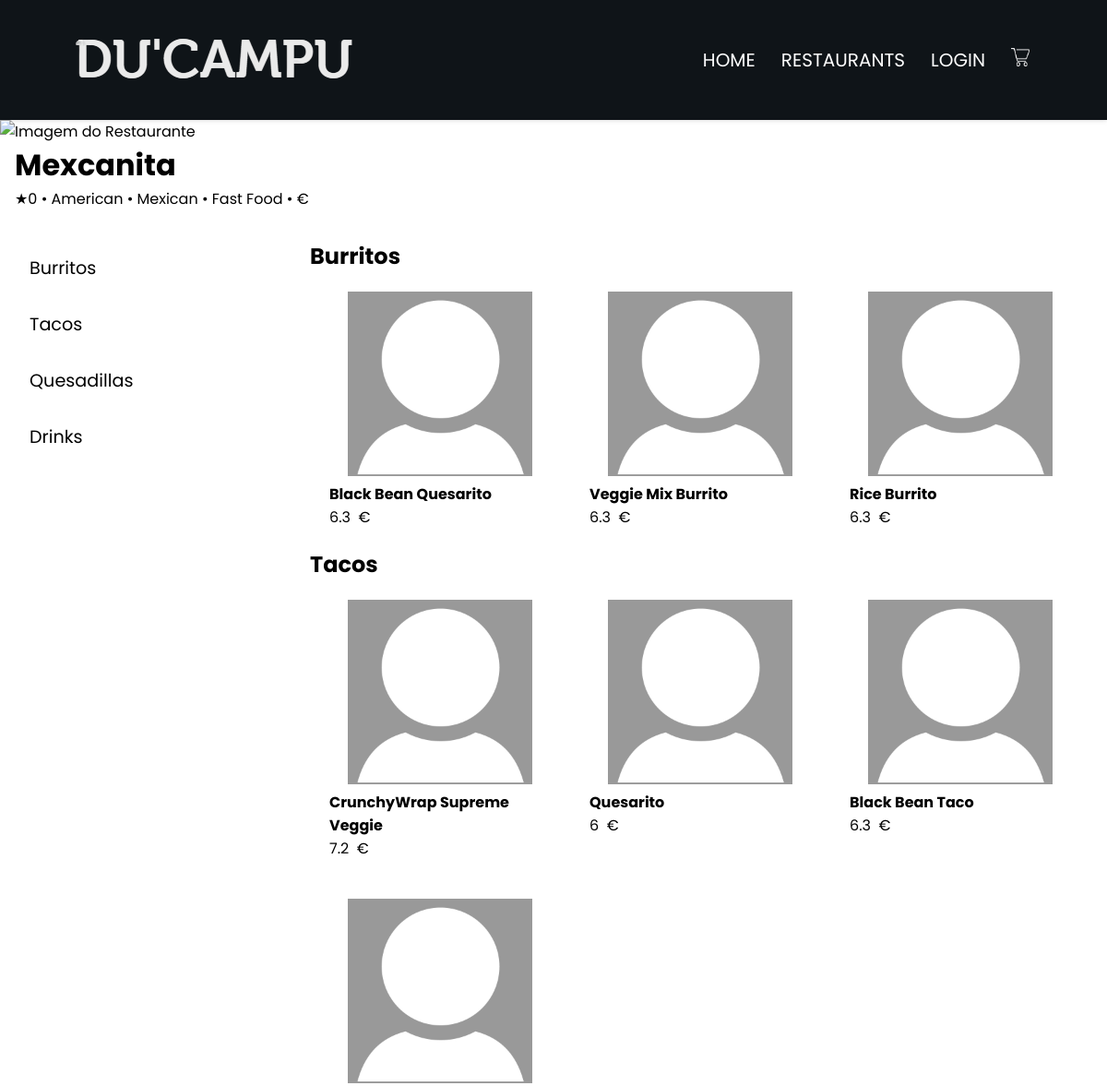
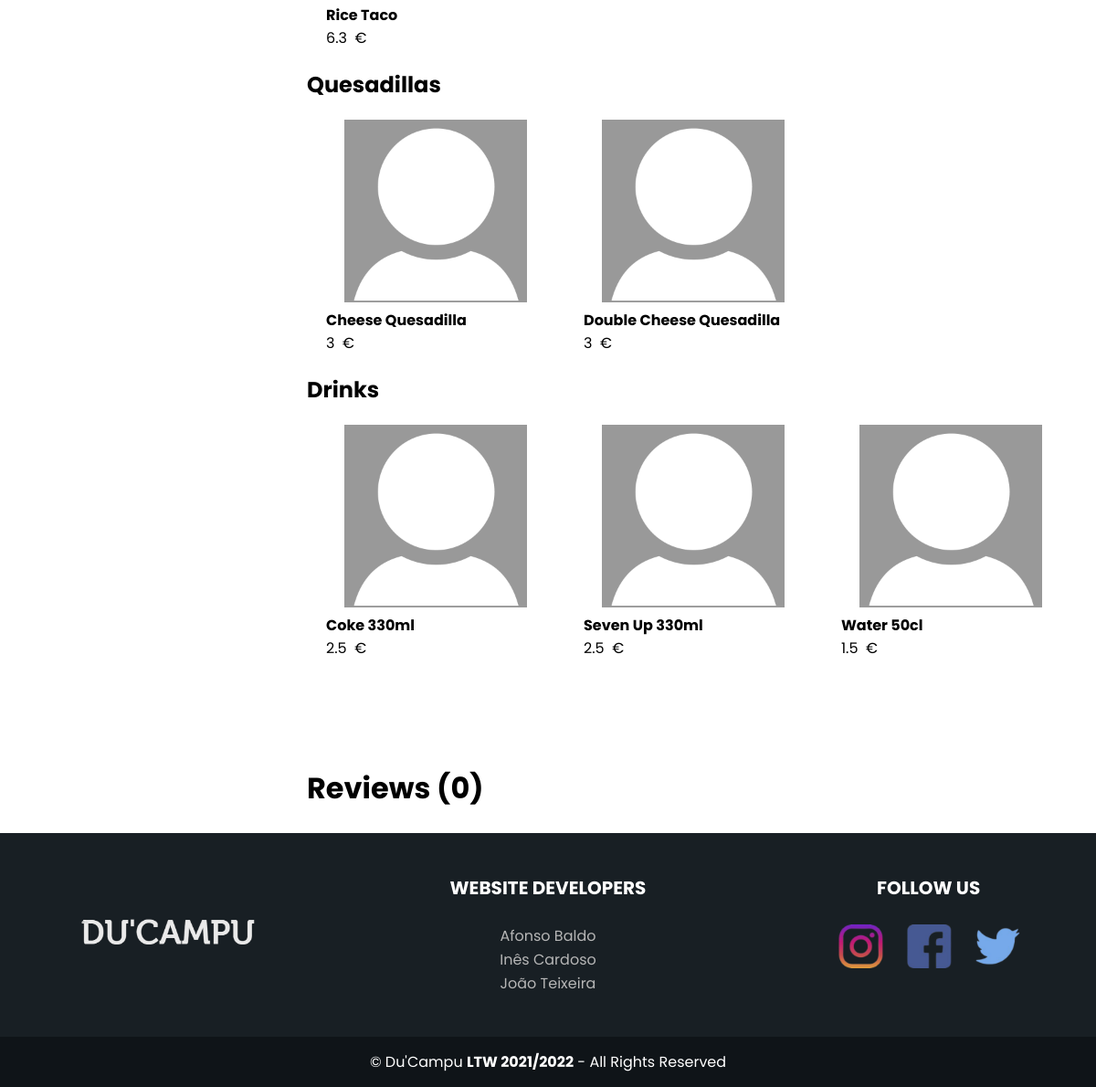
The page /restaurant.php?id=4 on the database its author committed (2 pictures, top to bottom).
### tables this page shows
CREATE TABLE "Restaurant" (
	"id"	INTEGER,
	"name"	VARCHAR NOT NULL,
	"address"	VARCHAR NOT NULL UNIQUE,
	"owner_id"	INTEGER NOT NULL,
	"price" INTEGER NOT NULL,
	PRIMARY KEY("id" AUTOINCREMENT),
	FOREIGN KEY("owner_id") REFERENCES "Owner"("id")
);

CREATE TABLE "Dish" (
	"id"	INTEGER,
	"name"	TEXT NOT NULL,
	"price"	REAL NOT NULL,
	"id_photo"	INTEGER NOT NULL,
	"restaurant_id"	INTEGER NOT NULL,
	PRIMARY KEY("id" AUTOINCREMENT),
	FOREIGN KEY("restaurant_id") REFERENCES "Restaurant"("id")
	FOREIGN KEY("id_photo") REFERENCES "Photo"("id")
);

CREATE TABLE "Photo" (
	"id"	INTEGER,
	"path"	TEXT NOT NULL UNIQUE,
	PRIMARY KEY("id" AUTOINCREMENT)
);

### database/restaurant.class.php (called while the page is built, shortened)
<?php
    require_once(__DIR__ . '/dish.class.php');
    class Restaurant{
        public string $name;
        public function __construct(int $id, string $name, string $address, int $owner_id, int $price){
            $this->name = $name;
            $this->price = $price;
            $db = getDatabaseConnection();
            $this->categories = Restaurant::getCategory($db, $id);
            $this->rating = Restaurant::calcRating($db, $id);
            $this->photo = Restaurant::getPhoto($db, $id);
        }
        static function getRestaurant(PDO $db, int $id) : ?Restaurant {
            $stmt = $db->prepare('SELECT * FROM Restaurant WHERE Restaurant.id=?');
            $stmt->execute(array($id));
            $restaurant = null;
            while ($restaurant_data = $stmt->fetch()) {
                $restaurant = new Restaurant(
                intval($restaurant_data['id']),
                $restaurant_data['name'],
                $restaurant_data['address'],
                intval($restaurant_data['owner_id']),
                intval($restaurant_data['price'])
                );
                break;
            }
            return $restaurant;
        }
        function getName() : string {
            return $this->name;
        }
        static function getDishes(PDO $db, int $id) : array {
            $stmt = $db->prepare('SELECT * FROM Dish WHERE Dish.restaurant_id=?');
            $stmt->execute(array($id));
            $dishes = array();
            while ($dish = $stmt->fetch()) {
                $dishes[] = new Dish(
                    intval($dish['id']),
                    $dish['name'],
                    floatval($dish['price']),
                    intval($dish['restaurant_id'])
                );
            }
            return $dishes;
        }
        static function getPhoto(PDO $db, int $id) : ?string {
            $stmt = $db->prepare('SELECT path FROM Photo WHERE Photo.id=(SELECT id_photo FROM RestaurantPhoto WHERE RestaurantPhoto.id_restaurant=?)');
            $stmt->execute(array($id));
            $path = $stmt->fetch();
            return $path['path'];
        }
        static function calcRating(PDO $db, int $id) : float {
            $stmt = $db->prepare('SELECT points FROM Reviews WHERE Reviews.restaurant_id=?');
            $stmt->execute(array($id));
            $a = array();
            if(count($a)===0) return 0.0;
            return (float)((array_sum($a))/count($a));
        }
        static function getReviews(PDO $db, int $id) : array {
            $stmt = $db->prepare('SELECT * FROM Reviews WHERE Reviews.restaurant_id=?');
            $stmt->execute(array($id));
            $reviews = array();
            return $reviews;
        }
        static function getCategory(PDO $db, int $id) : array {
            $stmt = $db->prepare('SELECT name FROM Category JOIN RestaurantCategory  WHERE Category.id = RestaurantCategory.id_category and RestaurantCategory.id_restaurant=?');
            $stmt->execute(array($id));
            $categories = array();
            while ($category = $stmt->fetch()) {
                $categories[] = $category['name'];
            }
            return $categories;
        }
    }
?>

### database/dish.class.php (called while the page is built, shortened)
<?php
    class Dish{
        public int $id;
        public string $name;
        public float $price;
        public function __construct(int $id, string $name, float $price, int $restaurant_id){
            $this->id = $id;
            $this->name = $name;
            $this->price = $price;
        }
        function getName() : string {
            return $this->name;
        }
        function getPrice() : float {
            return $this->price;
        }
        static function getPhoto(PDO $db, int $id) : ?string {
            $stmt = $db->prepare('SELECT path FROM Photo WHERE Photo.id=(SELECT id_photo FROM Dish WHERE Dish.id=?)');
            $stmt->execute(array($id));
            return $stmt->fetch()['path'];
        }
        function getType(PDO $db) : ?string {
            $stmt = $db->prepare('SELECT name FROM Type WHERE Type.id=(SELECT id_type FROM DishType WHERE DishType.id_dish=?)');
            $stmt->execute(array($this->id));
            $type = null;
            while ($type_data = $stmt->fetch()) {
                $type = $type_data['name'];
                break;
            }
            return $type;
        }
    }
?>

### utils/session.php (called while the page is built, shortened)
<?php
    class Session{
        public function isLogged() : bool{
            return isset($_SESSION["username"]);
        }
    }
?>

### restaurant.php (the view, shortened to what this page needs)
<?php
    require_once(__DIR__ . '/template/essentials.tpl.php');
    require_once(__DIR__ . '/database/restaurant.class.php');
    require_once(__DIR__ . '/database/dish.class.php');
    require_once(__DIR__ . '/utils/session.php');
    $session = new Session();
    function show_dishes_types(int $id){ ?>
            <ul>
                <?php
                    $types = array();
                    $db = getDatabaseConnection();
                    foreach(Restaurant::getDishes($db, $id) as $dish ){
                        $types[] = $dish->getType($db);
                    }
                    foreach( array_unique($types) as $type){
                        ?>
                        <li>
                            <a href="#<?php echo ($type);?>"><?php echo ($type);?></a>
                        </li>
                        <?php
                    }
                ?>
            </ul>
        <?php
    }
    function show_restaurant_header(int $id){ ?>
        <?php
            $db = getDatabaseConnection();
            $restaurant = Restaurant::getRestaurant($db, $id);
        ?>
        <img id="capaRestaurante" alt="Imagem do Restaurante" src="<?php echo ($restaurant->getPhoto($db, $id)); ?>">
        <header>
            <h1>
                <?php echo($restaurant->getName()); ?>
            </h1>
            <p id="classificao"><?php echo ($restaurant->calcRating($db, $id));
                $categories = Restaurant::getCategory($db, $id);
                foreach($categories as $category){
                    echo (" • ");
                    echo ($category);
                }
                echo (" • ");
                for($i = 0; $i < $restaurant->price; $i++) {
                    echo('€');
                }
            ?>
            </p>
        </header>
        <?php
    }
    function show_dishes(int $id) {
            global $session;
            $types = array();
            $db = getDatabaseConnection();
            $dishes = Restaurant::getDishes($db, $id);
            $user = null;
            foreach($dishes as $dish){
                $types[] = $dish->getType($db);
            }
            foreach(array_unique($types) as $type){ ?>
                <section class="dishType" id="<?php echo ($type);?>">
                <h3><?php echo ($type);?></h3>
                <ul>
                <?php
                foreach($dishes as $dish){
                    if ($dish->getType($db) === $type) { ?>
                        <li>
                        <?php if ($session->isLogged()) {
                            ?>
                            <figure class="comida" clickable onclick="open_add_order_popup_favorite(this);"
                            data-dish_id="<?php echo($dish->id)?>"
                            data-dish_name="<?php echo($dish->getName())?>"
                            data-dish_photo="<?php echo($dish->getPhoto($db, $id))?>"
                            data-dish_price="<?php echo($dish->getPrice())?>"   >
                            <div class = "photoContainer">
                            <img src="<?php echo($dish->getPhoto($db, $id)); ?>" alt="<?php echo($dish->getName()); ?>" width="200px" height="200px" />
                            <img id="heart_favorite" src="<?php
                                if ($dish->isFavDish($db, $user->id)) {
                                    echo "images/heart.png";
                                }else{
                                    echo "images/heartNotSelected.png";
                                }
                            ?>"  />
                             </div>
                            <figcaption> <?php echo($dish->getName()); ?> </figcaption>
                            <p class="preco"><?php echo($dish->getPrice()); ?> &nbsp;€</p>
                        </figure>
                        <?php
                        }
                        else { ?>
                            <figure class="comida" clickable onclick="open_add_order_popup(this);"
                            data-dish_id="<?php echo($dish->id)?>"
                            data-dish_name="<?php echo($dish->getName())?>"
                            data-dish_photo="<?php echo($dish->getPhoto($db, $id))?>"
                            data-dish_price="<?php echo($dish->getPrice())?>"   >
                            <img src="<?php echo($dish->getPhoto($db, $id)); ?>" alt="<?php echo($dish->getName()); ?>" width="200px" height="200px" />
                            <figcaption> <?php echo($dish->getName()); ?> </figcaption>
                            <p class="preco"><?php echo($dish->getPrice()); ?> &nbsp;€</p>
                        </figure>
                        <?php
                        }
                        ?>
                        </li>
                <?php
                }
            }
            ?>
                </ul>
            </section>
            <?php
            }
    }
        ?>
<!DOCTYPE html>
<html>
    <head>
        <link rel="stylesheet" href="css/style.css">
        <link rel="stylesheet" href="css/restaurantPage.css">
        <link rel="stylesheet" href="css/position.css">
    </head>
    <body>
    <main>
        <article class="restaurant-page">
        <?php
        $db = getDatabaseConnection();
        $restaurant_id = intval($_GET['id']);
        show_restaurant_header($restaurant_id);
        ?>
            <main>
                <nav class="menuRestaurante">
                    <?php show_dishes_types($restaurant_id); ?>
                </nav>
                <section id="listaPratos">
                    <?php show_dishes($restaurant_id); ?>
                </section>
            </main>
            <div id = "reviewsContainer">
                <section class="reviews">
                    <h1> Reviews (<?php
                    $reviews = Restaurant::getReviews($db, $restaurant_id);
                    echo sizeof($reviews);?>)</h1>
                    <br>
                </section>
            </div>
        </article>
    </main>
    </body>
</html>

### css/style.css (style rules this page uses)
* { margin: 0; padding: 0; }
[clickable] { cursor: pointer ; }
.restaurant-page { font-family: 'Poppins', sans-serif; position: relative; }
.restaurant-page img#capaRestaurante { width: 100%; object-fit: cover; height: 10em; }
.restaurant-page h1 { font-size: 2em; }
.restaurant-page h3 { font-size: 1.7em; }
.restaurant-page #classificao::before { content: "\002605 "; }
.restaurant-page .menuRestaurante a { color: black; font-size: 1.2em; text-decoration: none; }
.restaurant-page #listaPratos { width: 100%; }
.restaurant-page .comida figcaption { font-weight: bold; }

### css/restaurantPage.css (style rules this page uses)
.restaurant-page .menuRestaurante li { padding: 1em; }
.restaurant-page > :not(#capaRestaurante) { margin-left: 1em; margin-right: 1em; }
.restaurant-page .menuRestaurante { width: 100%; height: fit-content; position: sticky; position: -webkit-sticky; background-color: white; top: 0px; grid-column-start: 1; }
.restaurant-page .menuRestaurante ul { list-style: none; }
.restaurant-page #listaPratos { grid-column-start: 2; }
.restaurant-page #listaPratos ul { display: flex; flex-direction: row; list-style: none; flex-wrap: wrap; }
.restaurant-page main { display: grid; grid-template: 100% / 20em 1fr; margin-top: 2em; }
.restaurant-page .comida { max-width: 100%; width: 15em; margin: 1em; padding: 5px; text-align: center; }
.restaurant-page .comida figcaption, .comida p { text-align: left; }
.restaurant-page { font-family: 'Poppins', sans-serif; }
.restaurant-page img#capaRestaurante { width: 100%; object-fit: cover; height: 10em; }
.restaurant-page h1 { font-size: 2em; }
.restaurant-page h3 { font-size: 1.5em; }
.restaurant-page #classificao::before { content: "\002605 "; }
.restaurant-page .menuRestaurante a { color: black; font-size: 1.2em; text-decoration: none; }
.restaurant-page #listaPratos { width: 100%; }
.restaurant-page .comida figcaption { font-weight: bold; }
.restaurant-page section.reviews { margin-top: 6em; margin-left: 20em; }
.restaurant-page h1 { font-weight: bold; }

### css/position.css (style rules this page uses)
body { min-height: 100vh; display:flex; flex-direction:column; }

### rows shown on the page
restaurant: name "Mexcanita"
dish: id_photo.path (placeholder picture), name "Black Bean Quesarito", price "6.3"
dish: id_photo.path (placeholder picture), name "Veggie Mix Burrito", price "6.3"
dish: id_photo.path (placeholder picture), name "Rice Burrito", price "6.3"
dish: id_photo.path (placeholder picture), name "CrunchyWrap Supreme Veggie", price "7.2"
dish: id_photo.path (placeholder picture), name "Quesarito", price "6"
dish: id_photo.path (placeholder picture), name "Black Bean Taco", price "6.3"
dish: id_photo.path (placeholder picture), name "Rice Taco", price "6.3"
dish: id_photo.path (placeholder picture), name "Cheese Quesadilla", price "3"
dish: id_photo.path (placeholder picture), name "Double Cheese Quesadilla", price "3"
dish: id_photo.path (placeholder picture), name "Coke 330ml", price "2.5"
dish: id_photo.path (placeholder picture), name "Seven Up 330ml", price "2.5"
dish: id_photo.path (placeholder picture), name "Water 50cl", price "1.5"

### other values the page prints
$restaurant->calcRating($db, $id) "0"
$category "American"
$category "Mexican"
$category "Fast Food"
$type "Burritos"
$type "Tacos"
$type "Quesadillas"
$type "Drinks"
sizeof($reviews) "0"
